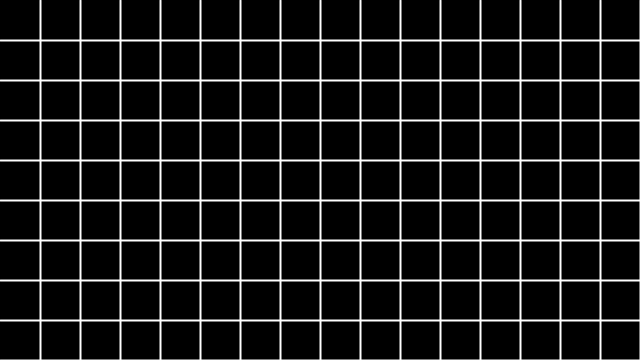
Frame 1 (no input)
Frame 60 (the mouse pressed at the canvas centre just before this capture): identical to frame 1, image omitted
Frame 120 (the mouse held since frame 60 and released just before this capture): identical to frame 1, image omitted

The Processing sketch that drew this single still picture (run headless with seeded random() and noise(); from frame 60 on, the mouse is pressed at the canvas centre):

// Processing sketch: while__
// ── while__.pde
//************************************************* while() ********************************************//

//Description

//Controls a sequence of repetitions. 
//The while structure executes a series of statements continuously while the expression is true. 
//The expression must be updated during the repetitions or the program will never "break out" of while. 

//This function can be dangerous because the code inside the while loop will not finish until the expression inside while becomes false. 
//It will lock out all other code from running (e.g., mouse and keyboard events will not be updated). 
//Be careful — if used incorrectly, this can lock up your code (and sometimes even the Processing environment itself).

//Syntax

//while (expression) {
//  statements
//}

//Parameters

//expression  a valid expression
//statements  one or more statements

float x;
float y;
float spacing;

void setup()
{
  size(640, 360);
}

void draw()
{
  x = 0;
  y = 0;
  spacing = 40;
  background(0);
  stroke(255);
  strokeWeight(2);
  while (x < width || y < height)
  {
    x += spacing;
    line(x, 0, x, height);
    y += spacing;
    line(0,y,width,y);
  }
}
